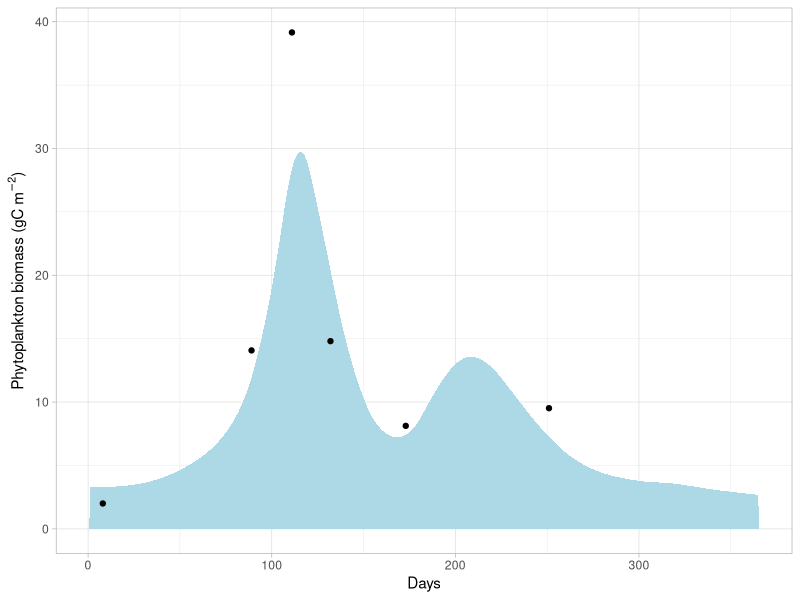
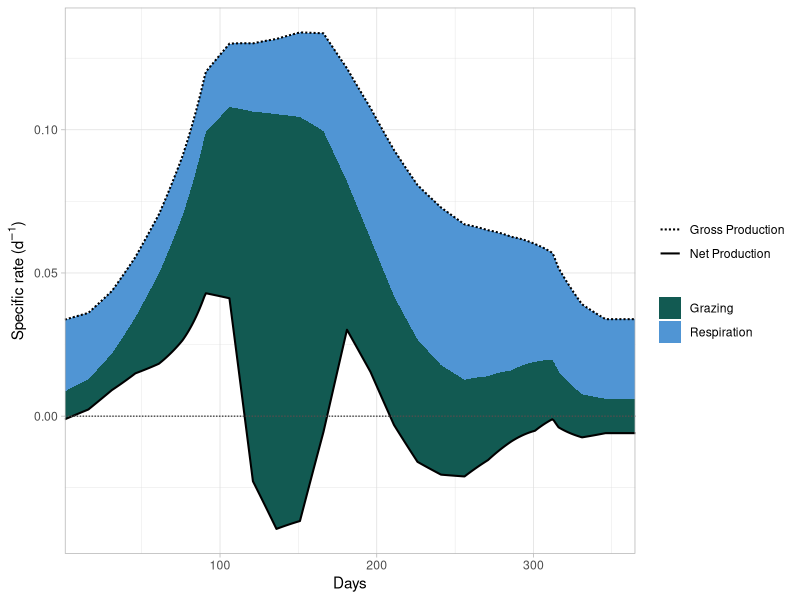
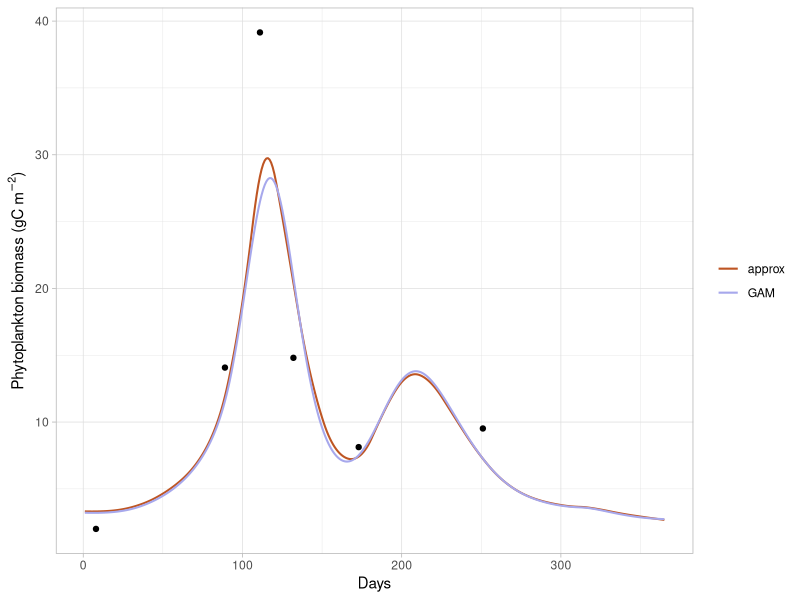
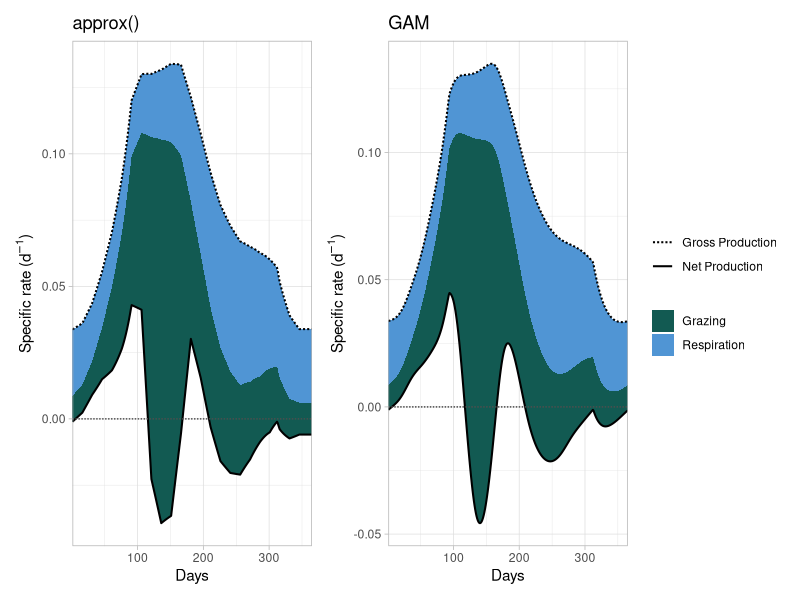

Reproduce these figures in R, in order.
## ---- chunk 1
#| warning: false
#| message: false

library(here)
library(deSolve)
library(patchwork)
library(mgcv)
library(tidyverse)
## ---- chunk 2
dat_forc <- read.csv(here("data", "forcing.csv")) %>%
  mutate(days = days + 1) # data is 0 base (1.1. corresponds to day 0)

dat_obs <- read.csv(here("data", "observed.csv"))
## ---- chunk 3
parameters <- list(
  p = 2.5, # gC(gC)^-1 d^-1
  I_min = 0.0015, # g cal cm^-2 min^-1
  r = 0.069, # °C^-1 (Q10=2, Why 0.69 in Excel???)
  R_0 = 0.0175, # day^-1
  g = 0.0075, # day^-1
  # forcing data
  forcing = dat_forc
)
## ---- chunk 4
m_riley <- function(time, state, parameters) {
  with(as.list(c(state, parameters)), {
    # helper function to interpolate frocing data
    get_approx <- function(parameter) {
      y_val <- approx(
        x = dat_forc$days,
        y = dat_forc[[parameter]],
        xout = time,
        rule = 2
      )$y
      # catch NA values and stop execution
      if (is.na(y_val)) {
        stop(sprintf(
          "Interpolation failed for '%s' at time %s",
          parameter,
          time
        ))
      }
      return(y_val)
    }

    # interpolate at "time"
    dat_forc <- forcing

    I_0_t <- max(get_approx("I_0"), I_min * 1.0001) #  avoid I_0 < I_min which would lead to division by 0 (z_eup => 0, used in photos equation)
    k_t <- max(get_approx("k"), 1e-6) # avoid possibel 0 division in z_euph formula
    L_N_t <- get_approx("L_N")
    z_mix_t <- get_approx("z_mix")
    temp_t <- get_approx("temp")
    zoo_bm_t <- get_approx("zoo_bm")

    # Euphotic depth
    z_euph <- log(I_0_t / I_min) / k_t

    # Light limitation
    L_V <- if (z_euph < z_mix_t) z_euph / z_mix_t else 1

    photos <- (p * I_0_t) /
      (k_t * z_euph) *
      (1 - exp(-k_t * z_euph)) *
      L_N_t *
      L_V

    resp <- R_0 * exp(r * temp_t)
    graz <- g * zoo_bm_t

    dPhyto_bm <- (photos - resp - graz) * Phyto_bm

    list(
      dPhyto_bm,
      photos = photos,
      resp = resp,
      graz = graz
    )
  })
}
## ---- chunk 5
state <- c(Phyto_bm = 3.377)
## ---- chunk 6
times <- seq(-15, 365, 1)
## ---- chunk 7
solution <- ode(
  y = state,
  times = times,
  func = m_riley,
  parms = parameters
)
## ---- chunk 8
plot_phytop <- solution %>%
  as_tibble() %>%
  filter(time > 0) %>%
  ggplot(aes(x = time, y = Phyto_bm)) +
  geom_area(fill = "lightblue") +
  geom_point(data = dat_obs) +
  labs(x = "Days", y = expression("Phytoplankton biomass (gC " * m^-2 * ")")) +
  theme_light()
## ---- chunk 9
#| warning: false
#| message: false
#| echo: false
#| label: fig-phyto_m1
#| fig-cap: "Modelled phytoplankton biomass"

plot_phytop
## ---- chunk 10
#| warning: false
#| message: false
#| echo: false
#| label: fig-rates_m1
#| fig-cap: "Modelled production rates"

plot_rates <- solution %>%
  as.data.frame() %>%
  filter(time > 0) %>%
  ggplot(aes(x = time)) +
  geom_ribbon(
    aes(
      ymin = photos - resp,
      ymax = photos,
      fill = "Respiration"
    )
  ) +
  # green: respiration→net layer
  geom_ribbon(
    aes(
      ymin = photos - resp - graz,
      ymax = photos - resp,
      fill = "Grazing"
    )
  ) +
  scale_fill_manual(
    name = NULL,
    values = c(
      "Respiration" = "#5095d4",
      "Grazing" = "#125a52"
    )
  ) +
  geom_line(
    aes(y = photos - resp - graz, linetype = "Net Production"),
    linewidth = .7
  ) +
  geom_line(
    aes(y = photos, linetype = "Gross Production"),
    linewidth = .7
  ) +
  geom_hline(yintercept = 0, linetype = "11", col = "grey30") +
  scale_linetype_manual(
    name = NULL,
    values = c("Net Production" = "solid", "Gross Production" = "11")
  ) +
  labs(
    x = "Days",
    y = expression(
      "Specific rate (d"^{
        -1
      } *
        ")"
    )
  ) +
  scale_x_continuous(expand = c(0, 0)) +
  theme_light()
plot_rates
## ---- chunk 11
gam_list <- list()
vars <- c("I_0", "k", "L_N", "z_mix", "temp", "zoo_bm")

for (v in vars) {
  form <- bquote(.(as.name(v)) ~ s(days, k = .(nrow(dat_forc)), bs = "cc"))
  gam_list[[v]] <- gam(
    formula = form,
    data = dat_forc,
    family = Gamma(link = "log"),
    method = "REML",
    knots = list(days = c(0.5, 365.5))
  )
}
## ---- chunk 12
parameters_g <- list(
  # parameters
  p = 2.5, # gC(gC)^-1 d^-1
  I_min = 0.0015, # g cal cm^-2 min^-1
  r = 0.069, # °C^-1 OR 0.69???
  R_0 = 0.0175, # day^-1
  g = 0.0075, # day^-1
  # forcing GAMs
  forcing_gams = gam_list
)
## ---- chunk 13
m_riley_g <- function(time, state, parameters) {
  with(as.list(c(state, parameters)), {
    # helper function to predict data with GAMs
    get_predict <- function(parameter) {
      predict(forcing_gams[[parameter]], newdata = data.frame(days = time)) %>%
        # log link was used, predictions on log scale
        exp()
    }

    I_0_t <- max(get_predict("I_0"), I_min * 1.0001) #  avoid I_0 < I_min which would lead to division by 0 (z_eup => 0, used in photos equation)
    k_t <- max(get_predict("k"), 1e-6) # avoid possibel 0 division in z_euph formula
    L_N_t <- get_predict("L_N")
    z_mix_t <- get_predict("z_mix")
    temp_t <- get_predict("temp")
    zoo_bm_t <- get_predict("zoo_bm")

    # Euphotic depth
    z_euph <- log(I_0_t / I_min) / k_t

    # Light limitation
    L_V <- if (z_euph < z_mix_t) z_euph / z_mix_t else 1

    photos <- (p * I_0_t) /
      (k_t * z_euph) *
      (1 - exp(-k_t * z_euph)) *
      L_N_t *
      L_V

    resp <- R_0 * exp(r * temp_t)
    graz <- g * zoo_bm_t

    dPhyto_bm <- (photos - resp - graz) * Phyto_bm

    list(
      dPhyto_bm,
      photos = photos,
      resp = resp,
      graz = graz
    )
  })
}
## ---- chunk 14
solution_g <- ode(
  y = state,
  times = times,
  func = m_riley_g,
  parms = parameters_g
)
## ---- chunk 15
#| warning: false
#| message: false
#| echo: false
#| label: fig-phyto_comparison
#| fig-cap: "Modelled phytoplankton biomass with `approx()` and GAMS"

solution %>%
  as.data.frame() %>%
  filter(time > 0) %>%
  select(time, approx = Phyto_bm) %>%
  left_join(
    solution_g %>%
      as.data.frame() %>%
      filter(time > 0) %>%
      select(time, GAM = Phyto_bm)
  ) %>%
  pivot_longer(approx:GAM) %>%
  ggplot(aes(x = time)) +
  geom_line(aes(y = value, col = name), linewidth = .7) +
  geom_point(data = dat_obs, aes(y = Phyto_bm)) +
  labs(
    x = "Days",
    y = expression("Phytoplankton biomass (gC " * m^-2 * ")"),
    col = NULL
  ) +
  scale_colour_manual(values = c("#be5523", "#a7a8ec")) +
  theme_light()
## ---- chunk 16
#| warning: false
#| message: false
#| echo: false
#| label: fig-rates_g
#| fig-cap: "Compare modelled production rates"

#for some reason, ".1" is added to some column names in solution_g. Quick fix:
colnames(solution_g) <- colnames(solution)

plot_rates_g <- solution_g %>%
  as.data.frame() %>%
  filter(time > 0) %>%
  ggplot(aes(x = time)) +
  geom_ribbon(
    aes(
      ymin = photos - resp,
      ymax = photos,
      fill = "Respiration"
    )
  ) +
  # green: respiration→net layer
  geom_ribbon(
    aes(
      ymin = photos - resp - graz,
      ymax = photos - resp,
      fill = "Grazing"
    )
  ) +
  scale_fill_manual(
    name = NULL,
    values = c(
      "Respiration" = "#5095d4",
      "Grazing" = "#125a52"
    )
  ) +
  geom_line(
    aes(y = photos - resp - graz, linetype = "Net Production"),
    linewidth = .7
  ) +
  geom_line(
    aes(y = photos, linetype = "Gross Production"),
    linewidth = .7
  ) +
  geom_hline(yintercept = 0, linetype = "11", col = "grey30") +
  scale_linetype_manual(
    name = NULL,
    values = c("Net Production" = "solid", "Gross Production" = "11")
  ) +
  labs(
    x = "Days",
    y = expression(
      "Specific rate (d"^{
        -1
      } *
        ")"
    )
  ) +
  scale_x_continuous(expand = c(0, 0)) +
  theme_light()


plot_rates +
  ggtitle("approx()") +
  plot_rates_g +
  ggtitle("GAM") +
  plot_layout(guides = "collect")
